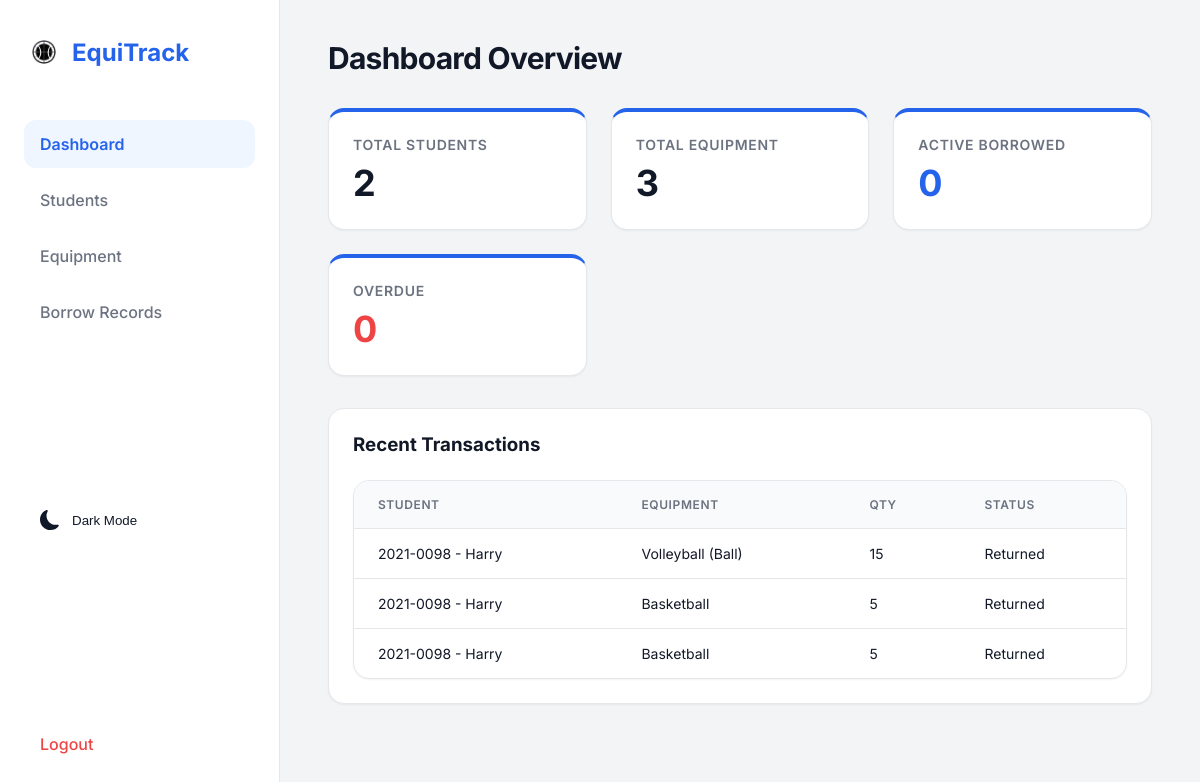
The page /dashboard/ (signed in) on the database its author committed.
### equipment_app/models.py (models this page shows, shortened)
class BorrowRecord(models.Model):
    STATUS_CHOICES = [
    ('Borrowed', 'Borrowed'),
    ('Returned', 'Returned'),
    ('Overdue', 'Overdue'),
    ('Lost', 'Lost'),
]
    student = models.ForeignKey(Student, on_delete=models.CASCADE)
    equipment = models.ForeignKey(Equipment, on_delete=models.CASCADE)
    quantity = models.IntegerField()
    date_borrowed = models.DateTimeField(auto_now_add=True)
    expected_return = models.DateField()
    date_returned = models.DateField(null=True, blank=True)
    status = models.CharField(max_length=10, choices=STATUS_CHOICES, default='Borrowed')

class Student(models.Model):
    student_id = models.CharField(max_length=20, unique=True)
    name = models.CharField(max_length=100)
    course = models.CharField(max_length=100)
    year_level = models.IntegerField()
    def __str__(self):
        return f"{self.student_id} - {self.name}"

class Equipment(models.Model):
    name = models.CharField(max_length=100)
    total_quantity = models.IntegerField()
    available_quantity = models.IntegerField()
    def __str__(self):
        return self.name

### equipment_app/views.py (the view)
# urls.py: path('dashboard/', dashboard, name='dashboard'),
@login_required(login_url='/')
def dashboard(request):
    recent_records = BorrowRecord.objects.all().order_by('-date_borrowed')[:5]
    context = {
        'students_count': Student.objects.count(),
        'equipment_count': Equipment.objects.count(),
        'borrowed_count': BorrowRecord.objects.filter(status='Borrowed').count(),
        'overdue_count': BorrowRecord.objects.filter(status='Overdue').count(),
        'recent_records': recent_records,
    }
    return render(request, 'equipment_app/dashboard.html', context)

### equipment_app/templates/equipment_app/dashboard.html (shortened to what this page needs)
{% extends 'equipment_app/base.html' %}
{% block content %}
<div class="page-header">
    <h1 class="page-title">Dashboard Overview</h1>
</div>
<div class="dashboard-grid">
    <div class="card stat-card">
        <div class="stat-title">Total Students</div>
        <div class="stat-value">{{ students_count }}</div>
    </div>
    <div class="card stat-card">
        <div class="stat-title">Total Equipment</div>
        <div class="stat-value">{{ equipment_count }}</div>
    </div>
    <div class="card stat-card">
        <div class="stat-title">Active Borrowed</div>
        <div class="stat-value" style="color: var(--primary);">{{ borrowed_count }}</div>
    </div>
    <div class="card stat-card">
        <div class="stat-title">Overdue</div>
        <div class="stat-value" style="color: #ef4444;">{{ overdue_count }}</div>
    </div>
</div>
<div class="card" style="margin-top: 2rem;">
    <h3 style="margin-bottom: 1.5rem; color: var(--text-main);">Recent Transactions</h3>
    <div class="table-container">
        <table>
            <thead>
                <tr>
                    <th>Student</th>
                    <th>Equipment</th>
                    <th>Qty</th>
                    <th>Status</th>
                </tr>
            </thead>
            <tbody>
                {% for record in recent_records %}
                <tr>
                    <td>{{ record.student }}</td>
                    <td>{{ record.equipment }}</td>
                    <td>{{ record.quantity }}</td>
                    <td>
                        <span class="badge
                            {% if record.status == 'Borrowed' %}badge-info
                            {% elif record.status == 'Returned' %}badge-success
                            {% elif record.status == 'Overdue' %}badge-danger
                            {% else %}badge-warning{% endif %}">
                            {{ record.status }}
                        </span>
                    </td>
                </tr>
                {% empty %}
                <tr>
                    <td colspan="4" style="text-align: center; color: var(--text-muted); padding: 2rem;">No transactions found.</td>
                </tr>
                {% endfor %}
            </tbody>
        </table>
    </div>
</div>
{% endblock %}

### equipment_app/templates/equipment_app/base.html (style rules this page uses)
:root { --primary: #2563eb; --primary-hover: #1d4ed8; --bg-body: #f3f4f6; --bg-sidebar: #ffffff; --bg-card: #ffffff; --text-main: #111827; --text-muted: #6b7280; --border-color: #e5e7eb; --shadow-sm: 0 1px 2px 0 rgb(0 0 0 / 0.05); --shadow-md: 0 4px 6px -1px rgb(0 0 0 / 0.1), 0 2px 4px -2px rgb(0 0 0 / 0.1); --shadow-lg: 0 10px 15px -3px rgb(0 0 0 / 0.1), 0 4px 6px -4px rgb(0 0 0 / 0.1); --radius-md: 0.75rem; --radius-lg: 1rem; }
* { margin: 0; padding: 0; box-sizing: border-box; }
body { font-family: 'Inter', sans-serif; background-color: var(--bg-body); color: var(--text-main); display: flex; min-height: 100vh; }
.page-header { display: flex; justify-content: space-between; align-items: center; margin-bottom: 2rem; }
.page-title { font-size: 1.875rem; font-weight: 700; color: var(--text-main); letter-spacing: -0.025em; }
.card { background: var(--bg-card); border-radius: var(--radius-lg); border: 1px solid var(--border-color); box-shadow: var(--shadow-sm); padding: 1.5rem; transition: box-shadow 0.3s ease, transform 0.3s ease; }
.table-container { background: var(--bg-card); border-radius: var(--radius-lg); border: 1px solid var(--border-color); overflow: hidden; box-shadow: var(--shadow-sm); }
table { width: 100%; border-collapse: collapse; text-align: left; }
th { background-color: #f8fafc; padding: 1rem 1.5rem; font-size: 0.75rem; text-transform: uppercase; letter-spacing: 0.05em; color: var(--text-muted); font-weight: 600; border-bottom: 1px solid var(--border-color); }
td { padding: 1rem 1.5rem; border-bottom: 1px solid var(--border-color); color: var(--text-main); font-size: 0.875rem; }
tr:last-child td { border-bottom: none; }

### equipment_app/templates/equipment_app/dashboard.html (style rules this page uses)
.dashboard-grid { display: grid; grid-template-columns: repeat(auto-fit, minmax(240px, 1fr)); gap: 1.5rem; }
.stat-card { padding: 1.5rem; display: flex; flex-direction: column; justify-content: center; border-top: 4px solid var(--primary); }
.stat-title { color: var(--text-muted); font-size: 0.875rem; font-weight: 600; text-transform: uppercase; letter-spacing: 0.05em; margin-bottom: 0.5rem; }
.stat-value { font-size: 2.25rem; font-weight: 700; color: var(--text-main); }

### rows shown on the page
BorrowRecord: student "2021-0098 - Harry", equipment "Volleyball (Ball)", quantity "15", status "Returned"
BorrowRecord: student "2021-0098 - Harry", equipment "Basketball", quantity "5", status "Returned"
BorrowRecord: student "2021-0098 - Harry", equipment "Basketball", quantity "5", status "Returned"

### other values the page prints
{{ students_count }} "2"
{{ equipment_count }} "3"
{{ borrowed_count }} "0"
{{ overdue_count }} "0"
